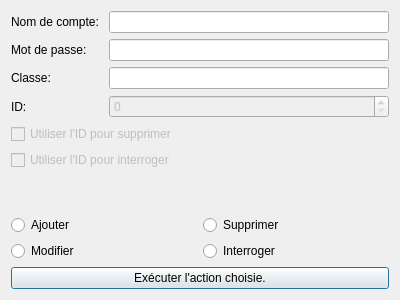
<?xml version="1.0" encoding="UTF-8"?>
<ui version="4.0">
 <class>FenAccount</class>
 <widget class="QDialog" name="FenAccount">
  <property name="geometry">
   <rect>
    <x>0</x>
    <y>0</y>
    <width>400</width>
    <height>300</height>
   </rect>
  </property>
  <property name="windowTitle">
   <string>Agenda-Online - Gestion des comptes</string>
  </property>
  <layout class="QGridLayout" name="gridLayout">
   <item row="0" column="0" colspan="2">
    <layout class="QFormLayout" name="formLayout">
     <property name="fieldGrowthPolicy">
      <enum>QFormLayout::AllNonFixedFieldsGrow</enum>
     </property>
     <item row="0" column="0">
      <widget class="QLabel" name="nomDeCompteLabel">
       <property name="text">
        <string>Nom de compte: </string>
       </property>
      </widget>
     </item>
     <item row="0" column="1">
      <widget class="QLineEdit" name="accountLine"/>
     </item>
     <item row="1" column="0">
      <widget class="QLabel" name="motDePasseLabel">
       <property name="text">
        <string>Mot de passe:</string>
       </property>
      </widget>
     </item>
     <item row="1" column="1">
      <widget class="QLineEdit" name="passwordLine">
       <property name="echoMode">
        <enum>QLineEdit::Password</enum>
       </property>
      </widget>
     </item>
     <item row="2" column="0">
      <widget class="QLabel" name="classeLabel">
       <property name="text">
        <string>Classe: </string>
       </property>
      </widget>
     </item>
     <item row="2" column="1">
      <widget class="QLineEdit" name="classeLine"/>
     </item>
     <item row="3" column="0">
      <widget class="QLabel" name="iDLabel">
       <property name="text">
        <string>ID: </string>
       </property>
      </widget>
     </item>
     <item row="3" column="1">
      <widget class="QSpinBox" name="IdLine">
       <property name="enabled">
        <bool>false</bool>
       </property>
       <property name="maximum">
        <number>999999999</number>
       </property>
      </widget>
     </item>
     <item row="4" column="0" colspan="2">
      <widget class="QCheckBox" name="useIDForDelete">
       <property name="enabled">
        <bool>false</bool>
       </property>
       <property name="text">
        <string>Utiliser l'ID pour supprimer</string>
       </property>
      </widget>
     </item>
     <item row="5" column="0" colspan="2">
      <widget class="QCheckBox" name="useIDForInterrogation">
       <property name="enabled">
        <bool>false</bool>
       </property>
       <property name="text">
        <string>Utiliser l'ID pour interroger</string>
       </property>
      </widget>
     </item>
    </layout>
   </item>
   <item row="5" column="0" colspan="2">
    <widget class="QPushButton" name="execute">
     <property name="text">
      <string>Exécuter l'action choisie.</string>
     </property>
    </widget>
   </item>
   <item row="1" column="0">
    <widget class="QRadioButton" name="add">
     <property name="text">
      <string>Ajouter</string>
     </property>
    </widget>
   </item>
   <item row="1" column="1">
    <widget class="QRadioButton" name="del">
     <property name="text">
      <string>Supprimer</string>
     </property>
    </widget>
   </item>
   <item row="3" column="0">
    <widget class="QRadioButton" name="set">
     <property name="text">
      <string>Modifier</string>
     </property>
    </widget>
   </item>
   <item row="3" column="1">
    <widget class="QRadioButton" name="interrogate">
     <property name="text">
      <string>Interroger</string>
     </property>
    </widget>
   </item>
  </layout>
 </widget>
 <resources/>
 <connections/>
</ui>
